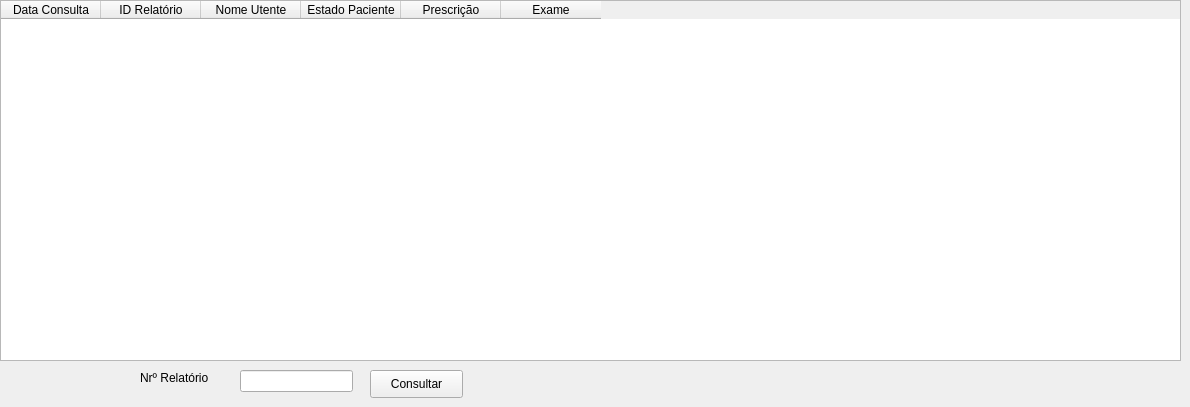
      <widget class="QWidget" name="tab_9">
       <attribute name="title">
        <string>Histórico</string>
       </attribute>
       <widget class="QTableWidget" name="tableWidget_2">
        <property name="geometry">
         <rect>
          <x>0</x>
          <y>0</y>
          <width>1181</width>
          <height>361</height>
         </rect>
        </property>
        <column>
         <property name="text">
          <string>Data Consulta</string>
         </property>
        </column>
        <column>
         <property name="text">
          <string>ID Relatório</string>
         </property>
        </column>
        <column>
         <property name="text">
          <string>Nome Utente</string>
         </property>
        </column>
        <column>
         <property name="text">
          <string>Estado Paciente</string>
         </property>
        </column>
        <column>
         <property name="text">
          <string>Prescrição</string>
         </property>
        </column>
        <column>
         <property name="text">
          <string>Exame</string>
         </property>
        </column>
       </widget>
       <widget class="QLineEdit" name="lineEdit_17">
        <property name="geometry">
         <rect>
          <x>240</x>
          <y>370</y>
          <width>113</width>
          <height>22</height>
         </rect>
        </property>
       </widget>
       <widget class="QLabel" name="label_9">
        <property name="geometry">
         <rect>
          <x>140</x>
          <y>370</y>
          <width>91</width>
          <height>16</height>
         </rect>
        </property>
        <property name="text">
         <string>Nrº Relatório</string>
        </property>
       </widget>
       <widget class="QPushButton" name="openReport">
        <property name="geometry">
         <rect>
          <x>370</x>
          <y>370</y>
          <width>93</width>
          <height>28</height>
         </rect>
        </property>
        <property name="text">
         <string>Consultar</string>
        </property>
       </widget>
      </widget>
